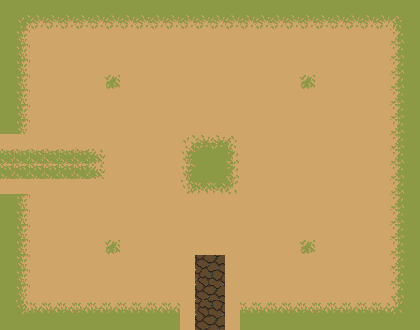

Rendered tile map (Tiled .tmx) drawn with the repository's tilesets; below, a short description and the full map source, tile grids included:
An orthogonal 28x22 tile map with 15x15 px tiles, 1 tile layer (sueloLayer), 2 tilesets and 17 objects.

<map version="1.10" tiledversion="1.10.2" orientation="orthogonal" renderorder="right-down" width="28" height="22" tilewidth="15" tileheight="15" infinite="0" nextlayerid="3" nextobjectid="27">
 <tileset firstgid="1" source="Ground Tileset.tsx" />
 <tileset firstgid="331" source="bossTileset.tsx" />
 <layer id="1" name="sueloLayer" width="28" height="22">
  <data encoding="csv">
255,255,255,255,255,255,255,255,255,255,255,255,255,255,255,255,255,255,255,255,255,255,255,255,255,255,255,255,
255,221,222,222,222,222,222,222,222,222,222,222,222,222,222,222,222,222,222,222,222,222,222,222,222,222,223,255,
255,243,244,244,244,244,244,244,244,244,244,244,244,244,244,244,244,244,244,244,244,244,244,244,244,244,245,255,
255,243,244,244,244,244,244,244,244,244,244,244,244,244,244,244,244,244,244,244,244,244,244,244,244,244,245,255,
255,243,244,244,244,244,244,244,244,244,244,244,244,244,244,244,244,244,244,244,244,244,244,244,244,244,245,255,
255,243,244,244,244,244,244,301,244,244,244,244,244,244,244,244,244,244,244,244,301,244,244,244,244,244,245,255,
255,243,244,244,244,244,244,244,244,244,244,244,244,244,244,244,244,244,244,244,244,244,244,244,244,244,245,255,
255,243,244,244,244,244,244,244,244,244,244,244,244,244,244,244,244,244,244,244,244,244,244,244,244,244,245,255,
255,243,244,244,244,244,244,244,244,244,244,244,244,244,244,244,244,244,244,244,244,244,244,244,244,244,245,255,
244,244,244,244,244,244,244,244,244,244,244,244,232,233,233,234,244,244,244,244,244,244,244,244,244,244,245,255,
299,299,299,299,299,299,300,244,244,244,244,244,254,255,255,256,244,244,244,244,244,244,244,244,244,244,245,255,
299,299,299,299,299,299,300,244,244,244,244,244,254,255,255,256,244,244,244,244,244,244,244,244,244,244,245,255,
244,244,244,244,244,244,244,244,244,244,244,244,276,277,277,278,244,244,244,244,244,244,244,244,244,244,245,255,
255,243,244,244,244,244,244,244,244,244,244,244,244,244,244,244,244,244,244,244,244,244,244,244,244,244,245,255,
255,243,244,244,244,244,244,244,244,244,244,244,244,244,244,244,244,244,244,244,244,244,244,244,244,244,245,255,
255,243,244,244,244,244,244,244,244,244,244,244,244,244,244,244,244,244,244,244,244,244,244,244,244,244,245,255,
255,243,244,244,244,244,244,301,244,244,244,244,244,244,244,244,244,244,244,244,301,244,244,244,244,244,245,255,
255,243,244,244,244,244,244,244,244,244,244,244,244,545,546,244,244,244,244,244,244,244,244,244,244,244,245,255,
255,243,244,244,244,244,244,244,244,244,244,244,244,630,631,244,244,244,244,244,244,244,244,244,244,244,245,255,
255,243,244,244,244,244,244,244,244,244,244,244,244,715,716,244,244,244,244,244,244,244,244,244,244,244,245,255,
255,265,266,266,266,266,266,266,266,266,266,266,244,630,631,244,266,266,266,266,266,266,266,266,266,266,267,255,
255,255,255,255,255,255,255,255,255,255,255,255,244,715,716,244,255,255,255,255,255,255,255,255,255,255,255,255
</data>
 </layer>
 <objectgroup id="2" name="Colisiones">
  <object id="1" x="0" y="15" width="15" height="105">
   <properties>
    <property name="name" value="pared" />
   </properties>
  </object>
  <object id="2" x="0" y="210" width="15" height="120">
   <properties>
    <property name="name" value="pared" />
   </properties>
  </object>
  <object id="3" x="15" y="315" width="150" height="15">
   <properties>
    <property name="name" value="pared" />
   </properties>
  </object>
  <object id="4" x="255" y="315" width="165" height="15">
   <properties>
    <property name="name" value="pared" />
   </properties>
  </object>
  <object id="5" x="405" y="0" width="15" height="315">
   <properties>
    <property name="name" value="pared" />
   </properties>
  </object>
  <object id="7" x="0" y="0" width="405" height="15">
   <properties>
    <property name="name" value="pared" />
   </properties>
  </object>
  <object id="8" x="0" y="120" width="15" height="90">
   <properties>
    <property name="name" value="puerta" />
   </properties>
  </object>
  <object id="9" x="165" y="315" width="90" height="15">
   <properties>
    <property name="name" value="puerta" />
   </properties>
  </object>
  <object id="10" x="45" y="150" width="30" height="30">
   <properties>
    <property name="name" value="start" />
   </properties>
  </object>
  <object id="12" x="195" y="255" width="30" height="30">
   <properties>
    <property name="name" value="start" />
   </properties>
  </object>
  <object id="13" x="-45" y="105" width="30" height="120">
   <properties>
    <property name="name" value="end" />
   </properties>
  </object>
  <object id="14" x="150" y="345" width="120" height="30">
   <properties>
    <property name="name" value="end" />
   </properties>
  </object>
  <object id="22" gid="134" x="300" y="90" width="16" height="16">
   <properties>
    <property name="enemigo" value="simple" />
   </properties>
  </object>
  <object id="23" gid="134" x="300" y="255" width="16" height="16">
   <properties>
    <property name="enemigo" value="simple" />
   </properties>
  </object>
  <object id="24" gid="134" x="105" y="255" width="16" height="16">
   <properties>
    <property name="enemigo" value="simple" />
   </properties>
  </object>
  <object id="25" gid="134" x="105" y="90" width="16" height="16">
   <properties>
    <property name="enemigo" value="simple" />
   </properties>
  </object>
  <object id="26" gid="134" x="195" y="179" width="30" height="30">
   <properties>
    <property name="enemigo" value="simple" />
   </properties>
  </object>
 </objectgroup>
</map>
